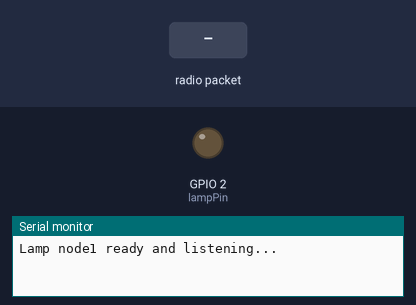
The program below on a simulated ESP32. On the bench: output pins drawn as LEDs (lit = HIGH), the last lines printed to the serial monitor. The inputs (shaded band) are chosen by the test bench. No radio packets arrive unless stated.

Above: at 1.2 s.
1.3 s: radio packet "LAMP1ON" arrives
At 1.7 s:
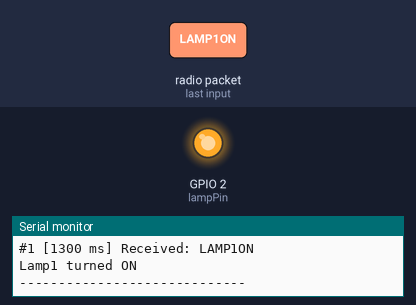
2.8 s: radio packet "LAMP1OFF" arrives
At 4.0 s:
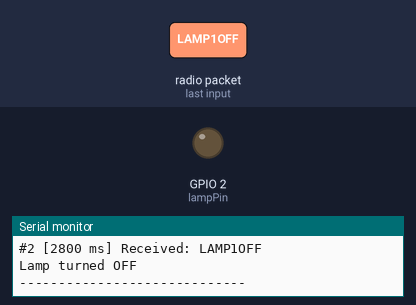
Timing chart, 0 to 5.8 s (numbered marks = the images above; inputs shaded):
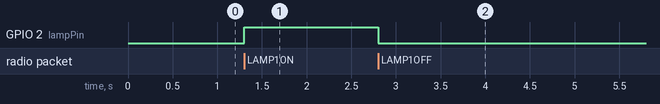

Measured:
- after the input at 1.3 s, GPIO 2 (lampPin): LOW → HIGH at once
- after the input at 2.8 s, GPIO 2 (lampPin): HIGH → LOW at once

The program:

main.cpp
```cpp
#include <SPI.h>
#include <RF24.h>

RF24 radio(4, 5); // CE, CSN
const byte address[6] = "00001";
const int lampPin = 2;

unsigned long messageCount = 0; // Counter for received messages

void setup() {
  Serial.begin(115200);
  pinMode(lampPin, OUTPUT);
  radio.begin();

  if (!radio.isChipConnected()) {
    Serial.println("NRF24 not found! Check wiring and power.");
    while (true);
  }

  radio.setChannel(108); // 108 = 2.508 GHz
  radio.openReadingPipe(0, address);
  radio.setPALevel(RF24_PA_MIN);
  radio.setDataRate(RF24_250KBPS);
  radio.startListening();

  Serial.println("Lamp node1 ready and listening...");
}

void loop() {
  if (radio.available()) {
    char text[32] = "";
    radio.read(&text, sizeof(text));

    messageCount++;
    unsigned long now = millis();

    Serial.print("#");
    Serial.print(messageCount);
    Serial.print(" [");
    Serial.print(now);
    Serial.print(" ms] Received: ");
    Serial.println(text);

    // Act on received command
    if (strcmp(text, "LAMP1ON") == 0) {
      digitalWrite(lampPin, HIGH);
      Serial.println("Lamp1 turned ON");
    }
    else if (strcmp(text, "LAMP1OFF") == 0) {
      digitalWrite(lampPin, LOW);
      Serial.println("Lamp turned OFF");
    }
    else {
      Serial.print("Unknown command received: ");
      Serial.println(text);
    }

    Serial.println("-----------------------------");
  }
}
```
